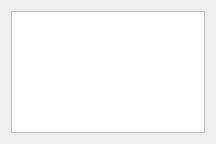
<?xml version="1.0" encoding="UTF-8"?>
<ui version="4.0">
 <class>EmojiHotWidget</class>
 <widget class="QWidget" name="EmojiHotWidget">
  <property name="geometry">
   <rect>
    <x>0</x>
    <y>0</y>
    <width>216</width>
    <height>144</height>
   </rect>
  </property>
  <property name="windowTitle">
   <string>Form</string>
  </property>
  <layout class="QGridLayout" name="gridLayout">
   <item row="0" column="0">
    <widget class="QWidget" name="widget" native="true">
     <layout class="QGridLayout" name="gridLayout_2">
      <property name="leftMargin">
       <number>0</number>
      </property>
      <property name="topMargin">
       <number>0</number>
      </property>
      <property name="rightMargin">
       <number>0</number>
      </property>
      <property name="bottomMargin">
       <number>0</number>
      </property>
      <property name="spacing">
       <number>0</number>
      </property>
      <item row="0" column="0">
       <widget class="EmojiTableWidget" name="tableWidget"/>
      </item>
     </layout>
    </widget>
   </item>
  </layout>
 </widget>
 <customwidgets>
  <customwidget>
   <class>EmojiTableWidget</class>
   <extends>QTableWidget</extends>
   <header>feature_widgets/EmojiTableWidget.h</header>
  </customwidget>
 </customwidgets>
 <resources/>
 <connections/>
</ui>
